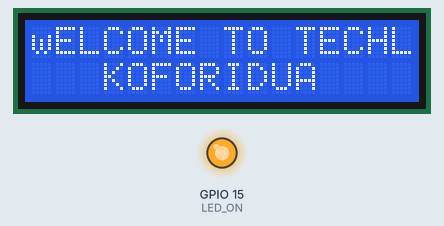
Bench run of a program on a simulated Raspberry Pi (BCM pin numbers). On the bench: 16×2 character LCD, output pins drawn as LEDs (lit = HIGH). Pins used as bus, display or sensor lines are not drawn.

Above: at 3.1 s.
At 8.1 s:
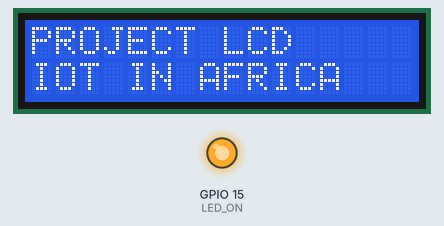
At 11.1 s:
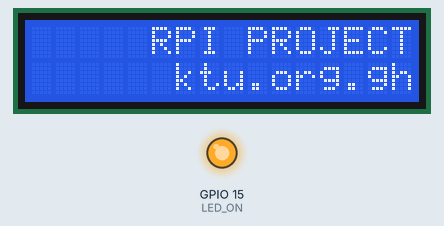
Timing chart, 0 to 12.6 s (numbered marks = the images above):
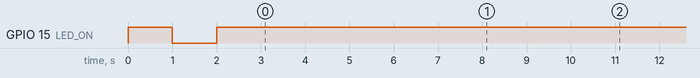

The program:

lcd.py
```python
#!/usr/bin/python
#
# HD44780 LCD Test Script for
# Raspberry Pi
#
# Author : Matt Hawkins
# Site   : http://www.raspberrypi-spy.co.uk
#
# Date   : 03/08/2012
#

# The wiring for the LCD is as follows:
# 1 : GND
# 2 : 5V
# 3 : Contrast (0-5V)*
# 4 : RS (Register Select)
# 5 : R/W (Read Write)       - GROUND THIS PIN
# 6 : Enable or Strobe
# 7 : Data Bit 0             - NOT USED
# 8 : Data Bit 1             - NOT USED
# 9 : Data Bit 2             - NOT USED
# 10: Data Bit 3             - NOT USED
# 11: Data Bit 4
# 12: Data Bit 5
# 13: Data Bit 6
# 14: Data Bit 7
# 15: LCD Backlight +5V**
# 16: LCD Backlight GND

#import
import RPi.GPIO as GPIO
import time

# Define GPIO to LCD mapping
LCD_RS = 26
LCD_E  = 19
LCD_D4 = 13
LCD_D5 = 6
LCD_D6 = 5
LCD_D7 = 11
LED_ON = 15

# Define some device constants
LCD_WIDTH = 16    # Maximum characters per line
LCD_CHR = True
LCD_CMD = False

LCD_LINE_1 = 0x80 # LCD RAM address for the 1st line
LCD_LINE_2 = 0xC0 # LCD RAM address for the 2nd line

# Timing constants
E_PULSE = 0.00005
E_DELAY = 0.00005

def main():
  # Main program block

  # Initialise display
  lcd_init()

  # Toggle backlight on-off-on
  GPIO.output(LED_ON, True)
  time.sleep(1)
  GPIO.output(LED_ON, False)
  time.sleep(1)
  GPIO.output(LED_ON, True)
  time.sleep(1)

  # Send some centred test
  lcd_byte(LCD_LINE_1, LCD_CMD)
  lcd_string("wELCOME TO TECHLEADS",2)
  lcd_byte(LCD_LINE_2, LCD_CMD)
  lcd_string("KOFORIDUA",2)

  time.sleep(5) # 5 second delay

  # Send some left justified text
  lcd_byte(LCD_LINE_1, LCD_CMD)
  lcd_string("PROJECT LCD",1)
  lcd_byte(LCD_LINE_2, LCD_CMD)
  lcd_string("IOT IN AFRICA",1)

  time.sleep(3) # 3 second delay

  # Send some right justified text
  lcd_byte(LCD_LINE_1, LCD_CMD)
  lcd_string("RPI PROJECT",3)
  lcd_byte(LCD_LINE_2, LCD_CMD)
  lcd_string("ktu.org.gh",3)

  time.sleep(30)

  # Turn off backlight
  GPIO.output(LED_ON, False)

def lcd_init():
  GPIO.setmode(GPIO.BCM)       # Use BCM GPIO numbers
  GPIO.setup(LCD_E, GPIO.OUT)  # E
  GPIO.setup(LCD_RS, GPIO.OUT) # RS
  GPIO.setup(LCD_D4, GPIO.OUT) # DB4
  GPIO.setup(LCD_D5, GPIO.OUT) # DB5
  GPIO.setup(LCD_D6, GPIO.OUT) # DB6
  GPIO.setup(LCD_D7, GPIO.OUT) # DB7
  GPIO.setup(LED_ON, GPIO.OUT) # Backlight enable
  # Initialise display
  lcd_byte(0x33,LCD_CMD)
  lcd_byte(0x32,LCD_CMD)
  lcd_byte(0x28,LCD_CMD)
  lcd_byte(0x0C,LCD_CMD)
  lcd_byte(0x06,LCD_CMD)
  lcd_byte(0x01,LCD_CMD)

def lcd_string(message,style):
  # Send string to display
  # style=1 Left justified
  # style=2 Centred
  # style=3 Right justified

  if style==1:
    message = message.ljust(LCD_WIDTH," ")
  elif style==2:
    message = message.center(LCD_WIDTH," ")
  elif style==3:
    message = message.rjust(LCD_WIDTH," ")

  for i in range(LCD_WIDTH):
    lcd_byte(ord(message[i]),LCD_CHR)

def lcd_byte(bits, mode):
  # Send byte to data pins
  # bits = data
  # mode = True  for character
  #        False for command

  GPIO.output(LCD_RS, mode) # RS

  # High bits
  GPIO.output(LCD_D4, False)
  GPIO.output(LCD_D5, False)
  GPIO.output(LCD_D6, False)
  GPIO.output(LCD_D7, False)
  if bits&0x10==0x10:
    GPIO.output(LCD_D4, True)
  if bits&0x20==0x20:
    GPIO.output(LCD_D5, True)
  if bits&0x40==0x40:
    GPIO.output(LCD_D6, True)
  if bits&0x80==0x80:
    GPIO.output(LCD_D7, True)

  # Toggle 'Enable' pin
  time.sleep(E_DELAY)
  GPIO.output(LCD_E, True)
  time.sleep(E_PULSE)
  GPIO.output(LCD_E, False)
  time.sleep(E_DELAY)

  # Low bits
  GPIO.output(LCD_D4, False)
  GPIO.output(LCD_D5, False)
  GPIO.output(LCD_D6, False)
  GPIO.output(LCD_D7, False)
  if bits&0x01==0x01:
    GPIO.output(LCD_D4, True)
  if bits&0x02==0x02:
    GPIO.output(LCD_D5, True)
  if bits&0x04==0x04:
    GPIO.output(LCD_D6, True)
  if bits&0x08==0x08:
    GPIO.output(LCD_D7, True)

  # Toggle 'Enable' pin
  time.sleep(E_DELAY)
  GPIO.output(LCD_E, True)
  time.sleep(E_PULSE)
  GPIO.output(LCD_E, False)
  time.sleep(E_DELAY)

if __name__ == '__main__':
  main()
```

Measured:
- by itself, GPIO 15 (LED_ON): LOW → HIGH at 0.00 s, → LOW 1.0 s later, → HIGH 1.0 s later
- what the display in image 0 shows lasts 5.0 s, from 3.0 s to 8.0 s
- what the display in image 1 shows lasts 3.0 s, from 8.0 s to 11.0 s
